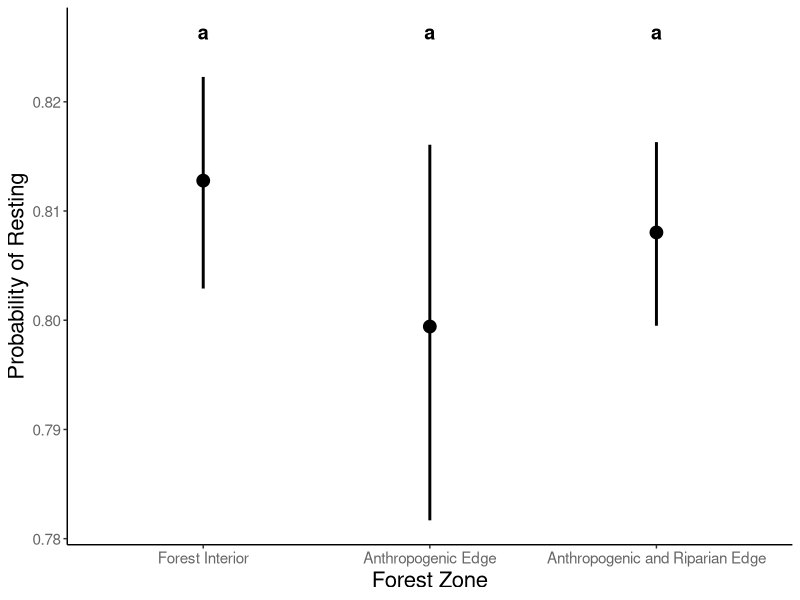
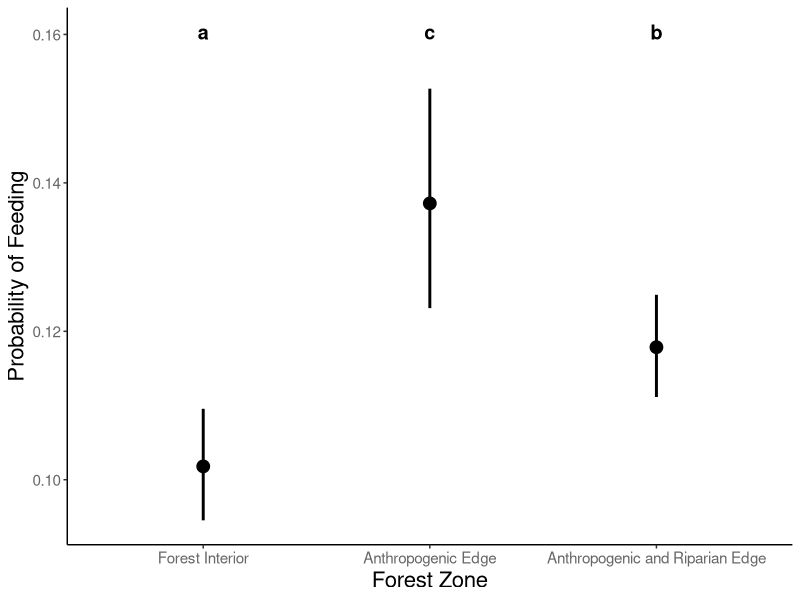
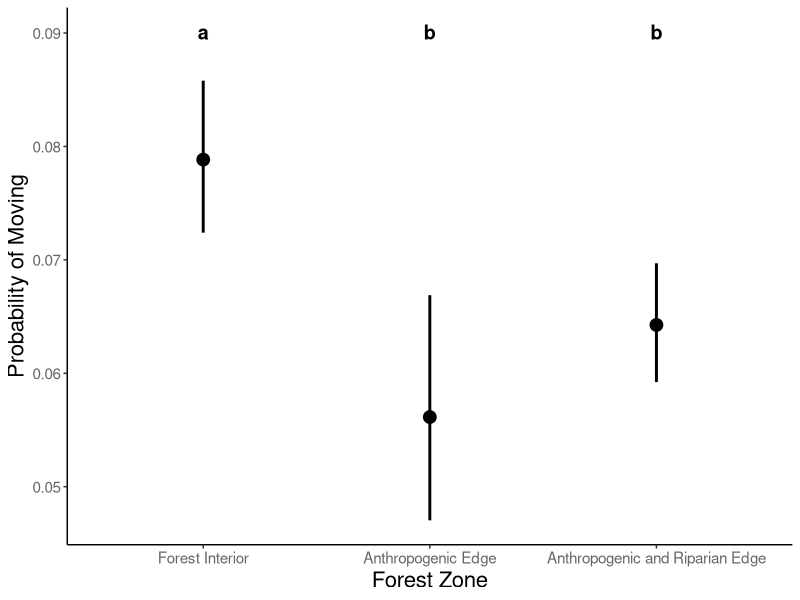
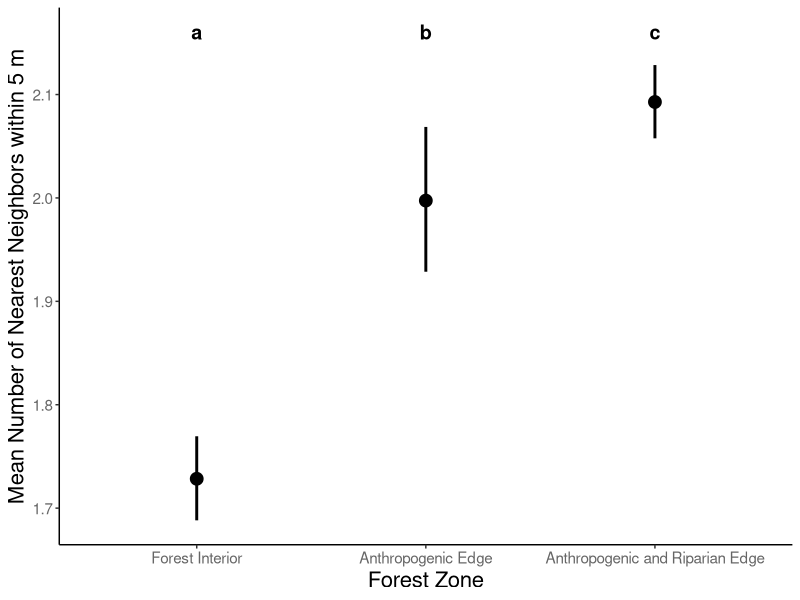
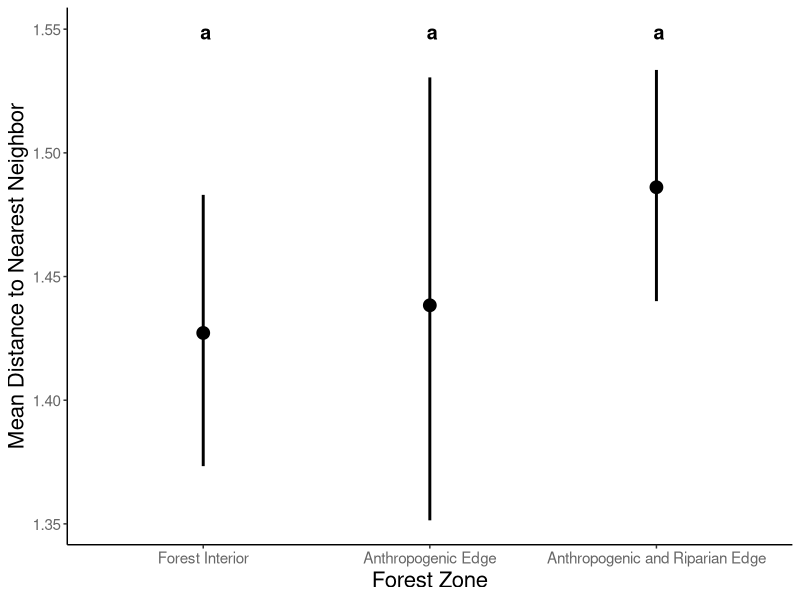

Recreate these plots in R, in order.
#### 3/29/2026
#### Kurt Riggin
#### GLMM fitting



# Load packages
library(tidyverse)
library(emmeans)
library(multcomp)
library(ggpubr)



# Load data 
la_selva_data <- read.csv("all_la_selva_data.csv")


# Model Fitting 
# Factor edge type
la_selva_data$edge_type <- factor(la_selva_data$edge_type)
la_selva_data$edge_type <- relevel(la_selva_data$edge_type, ref = "I")



# Resting GLM
resting_grouped <- la_selva_data %>% 
  group_by(id, edge_type) %>% 
  summarise(
    Rest_count = sum(Rest == 1, na.rm = T),
    notRest_count = sum(Rest == 0,  na.rm = T),
    .groups = "drop"
  )

# Full GLM
resting_glm <- glm(
  cbind(Rest_count, notRest_count) ~ edge_type,
  data = resting_grouped,
  family = binomial()
)

# Null GLM
resting_glm_null <- glm(
  cbind(Rest_count, notRest_count) ~ 1,
  data = resting_grouped,
  family = binomial()
)

# Likelihood ratio test (NOT SIGNIFICANT)
resting_lht <- anova(resting_glm_null, resting_glm, test = "Chisq")
resting_lht


resting_glm_est_ci <- emmeans(resting_glm, ~ edge_type, type = "response")
resting_glm_est_ci <- as.data.frame(resting_glm_est_ci)
resting_glm_est_ci$edge_type <- as.character(resting_glm_est_ci$edge_type)
resting_glm_est_ci$edge_type[resting_glm_est_ci$edge_type == "I"] <- "Forest Interior"
resting_glm_est_ci$edge_type[resting_glm_est_ci$edge_type == "A"] <- "Anthropogenic Edge"
resting_glm_est_ci$edge_type[resting_glm_est_ci$edge_type == "B"] <- "Anthropogenic and Riparian Edge"
resting_glm_est_ci$.group <- "a"
resting_glm_est_ci

resting_label_height <- max(resting_glm_est_ci$asymp.UCL) * 1.005


resting_glm_plot <- ggplot(resting_glm_est_ci, 
                           aes(x = factor(edge_type, levels = c("Forest Interior",
                                                                "Anthropogenic Edge",
                                                                "Anthropogenic and Riparian Edge")), 
                               y = prob)) + 
  geom_point(size = 4) +
  geom_errorbar(aes(ymin = asymp.LCL, 
                    ymax = asymp.UCL),
                width = 0, 
                linewidth = 1) +
  labs(
    x = "Forest Zone",
    y = "Probability of Resting",
  ) + 
  geom_text(aes(label = .group, y = resting_label_height), 
            size = 5, 
            fontface = "bold") +
  theme_classic() +
  theme(
    axis.title = element_text(size = 16), 
    axis.text = element_text(size = 11, color = "grey40"),
    legend.title = element_text(size = 14),
    legend.text = element_text(size = 12)
  )


resting_glm_plot

# ggsave(
#   plot = resting_glm_plot,
#   "resting_glm_plot.pdf",
#   width = 10,
#   height = 8,
#   dpi = 300
# )













# Feeding GLM
feeding_grouped <- la_selva_data %>% 
  group_by(id, edge_type) %>% 
  summarise(
    Feed_count = sum(Feed == 1, na.rm = T),
    notFeed_count = sum(Feed == 0, na.rm = T),
    .groups = "drop"
  )

feeding_glm <- glm(
  cbind(Feed_count, notFeed_count) ~ edge_type,
  data = feeding_grouped,
  family = binomial()
)


feeding_glm_null <- glm(
  cbind(Feed_count, notFeed_count) ~ 1,
  data = feeding_grouped,
  family = binomial()
)

# Likelihood ratio test (SIGNIFICANT)
feeding_lht <- anova(feeding_glm_null, feeding_glm, test = "Chisq")
feeding_lht

# Generalized linear hypothesis test
feeding_glht <- glht(feeding_glm, linfct = mcp(edge_type = "Tukey")) # Tukey for all pairwise comparisons
summary(feeding_glht, test = adjusted("none"))








feeding_glm_est_ci <- emmeans(feeding_glm, ~ edge_type, type = "response")
feeding_letters <- cld(feeding_glm_est_ci, Letters = letters, adjust = "none")
feeding_glm_est_ci <- as.data.frame(feeding_letters)
feeding_glm_est_ci$edge_type <- as.character(feeding_glm_est_ci$edge_type)
feeding_glm_est_ci$edge_type[feeding_glm_est_ci$edge_type == "I"] <- "Forest Interior"
feeding_glm_est_ci$edge_type[feeding_glm_est_ci$edge_type == "A"] <- "Anthropogenic Edge"
feeding_glm_est_ci$edge_type[feeding_glm_est_ci$edge_type == "B"] <- "Anthropogenic and Riparian Edge"
feeding_glm_est_ci$.group <- c("a","b","c")
feeding_glm_est_ci


feeding_label_height <- max(feeding_glm_est_ci$asymp.UCL) * 1.05



feeding_glm_plot <- ggplot(feeding_glm_est_ci, 
                           aes(x = factor(edge_type, levels = c("Forest Interior",
                                                                "Anthropogenic Edge",
                                                                "Anthropogenic and Riparian Edge")), 
                               y = prob)) + 
  geom_point(size = 4) +
  geom_errorbar(aes(ymin = asymp.LCL, 
                    ymax = asymp.UCL),
                width = 0, 
                linewidth = 1) +
  labs(
    x = "Forest Zone",
    y = "Probability of Feeding",
  ) + 
  geom_text(aes(label = .group, y = feeding_label_height), 
            size = 5, 
            fontface = "bold") +
  theme_classic() +
  theme(
    axis.title = element_text(size = 16), 
    axis.text = element_text(size = 11, color = "grey40"),
    legend.title = element_text(size = 14),
    legend.text = element_text(size = 12)
  )


feeding_glm_plot

# ggsave(
#   plot = feeding_glm_plot,
#   "feeding_glm_plot.pdf",
#   width = 10,
#   height = 8,
#   dpi = 300
# )








# Moving GLM
moving_grouped <- la_selva_data %>% 
  group_by(id, edge_type) %>% 
  summarise(
    Move_count = sum(Move == 1, na.rm = T),
    notMove_count = sum(Move == 0, na.rm = T),
    .groups = "drop"
  )

moving_glm <- glm(
  cbind(Move_count, notMove_count) ~ edge_type,
  data = moving_grouped,
  family = binomial()
)

moving_glm_null <- glm(
  cbind(Move_count, notMove_count) ~ 1,
  data = moving_grouped,
  family = binomial()
)

# Likelihood ratio test 
moving_lht <- anova(moving_glm_null, moving_glm, test = "Chisq")
moving_lht

# Generalized linear hypothesis test
moving_glht <- glht(moving_glm, linfct = mcp(edge_type = "Tukey")) # Tukey for all pairwise comparisons
summary(moving_glht, test = adjusted("none"))



moving_glm_est_ci <- emmeans(moving_glm, ~ edge_type, type = "response")
moving_letters <- cld(moving_glm_est_ci, Letters = letters, adjust = "none")
moving_glm_est_ci <- as.data.frame(moving_letters)
moving_glm_est_ci$edge_type <- as.character(moving_glm_est_ci$edge_type)
moving_glm_est_ci$edge_type[moving_glm_est_ci$edge_type == "I"] <- "Forest Interior"
moving_glm_est_ci$edge_type[moving_glm_est_ci$edge_type == "A"] <- "Anthropogenic Edge"
moving_glm_est_ci$edge_type[moving_glm_est_ci$edge_type == "B"] <- "Anthropogenic and Riparian Edge"
moving_glm_est_ci$.group <- c("b", "b", "a")
moving_glm_est_ci


moving_label_height <- max(moving_glm_est_ci$asymp.UCL) * 1.05


moving_glm_plot <- ggplot(moving_glm_est_ci, 
                          aes(x = factor(edge_type, levels = c("Forest Interior",
                                                               "Anthropogenic Edge",
                                                               "Anthropogenic and Riparian Edge")), 
                              y = prob)) + 
  geom_point(size = 4) +
  geom_errorbar(aes(ymin = asymp.LCL, 
                    ymax = asymp.UCL),
                width = 0, 
                linewidth = 1) +
  labs(
    x = "Forest Zone",
    y = "Probability of Moving",
  ) + 
  geom_text(aes(label = .group, y = moving_label_height), 
            size = 5, 
            fontface = "bold") +
  theme_classic() +
  theme(
    axis.title = element_text(size = 16), 
    axis.text = element_text(size = 11, color = "grey40"),
    legend.title = element_text(size = 14),
    legend.text = element_text(size = 12)
  )


moving_glm_plot

# ggsave(
#   plot = moving_glm_plot,
#   "moving_glm_plot.pdf",
#   width = 10,
#   height = 8,
#   dpi = 300
# )











# Num NN GLM

num_NN_glm <- glm(
  num_NN ~ edge_type,
  data = la_selva_data,
  family = poisson(link = "log")
)

num_NN_glm_null <- glm(
  num_NN ~ 1,
  data = la_selva_data,
  family = poisson(link = "log")
)


# Likelihood ratio test (Significant)
num_NN_lht <- anova(num_NN_glm_null, num_NN_glm, test = "Chisq")
num_NN_lht

num_NN_glht <- glht(num_NN_glm, linfct = mcp(edge_type = "Tukey"))
summary(num_NN_glht, test = adjusted("none"))


num_NN_glm_est_ci <- emmeans(num_NN_glm, ~ edge_type, type = "response")
num_NN_letters <- cld(num_NN_glm_est_ci, Letters = letters, adjust = "none")
print(num_NN_letters)


num_NN_glm_est_ci <- as.data.frame(num_NN_letters)
num_NN_glm_est_ci$edge_type <- as.character(num_NN_glm_est_ci$edge_type)
num_NN_glm_est_ci$edge_type[num_NN_glm_est_ci$edge_type == "I"] <- "Forest Interior"
num_NN_glm_est_ci$edge_type[num_NN_glm_est_ci$edge_type == "A"] <- "Anthropogenic Edge"
num_NN_glm_est_ci$edge_type[num_NN_glm_est_ci$edge_type == "B"] <- "Anthropogenic and Riparian Edge"
num_NN_glm_est_ci$.group <- c("a","b","c")
num_NN_glm_est_ci

num_NN_label_height <- max(num_NN_glm_est_ci$asymp.UCL) * 1.015


num_NN_glm_plot <- ggplot(num_NN_glm_est_ci, 
                          aes(x = factor(edge_type, levels = c("Forest Interior",
                                                               "Anthropogenic Edge",
                                                               "Anthropogenic and Riparian Edge")), 
                              y = rate)) + 
  geom_point(size = 4) +
  geom_errorbar(aes(ymin = asymp.LCL, 
                    ymax = asymp.UCL),
                width = 0, 
                linewidth = 1) +
  labs(
    x = "Forest Zone",
    y = "Mean Number of Nearest Neighbors within 5 m",
  ) + 
  geom_text(aes(label = .group, y = num_NN_label_height), 
            size = 5, 
            fontface = "bold") +
  theme_classic() +
  theme(
    axis.title = element_text(size = 16), 
    axis.text = element_text(size = 11, color = "grey40"),
    legend.title = element_text(size = 14),
    legend.text = element_text(size = 12)
  )


num_NN_glm_plot

# ggsave(
#   plot = num_NN_glm_plot,
#   "num_NN_glm_plot.pdf",
#   width = 10,
#   height = 8,
#   dpi = 300
# )





# Dist NN GLM
la_selva_data <- la_selva_data %>%
  mutate(log_dist_NN = log(dist_NN + 0.1))


dist_NN_glm <- glm(
  log_dist_NN ~ edge_type,
  data = la_selva_data,
  family = gaussian()
)

dist_NN_glm_null <- glm(
  log_dist_NN ~ 1,
  data = la_selva_data,
  family = gaussian()
)

# Likelihood ratio test (Significant)
dist_NN_lht <- anova(dist_NN_glm_null, dist_NN_glm, test = "Chisq")
dist_NN_lht

dist_NN_glht <- glht(dist_NN_glm, linfct = mcp(edge_type = "Tukey"))
summary(dist_NN_glht, test = adjusted("none"))


dist_est <- emmeans(dist_NN_glm, ~ edge_type)
dist_NN_letters <- cld(dist_est, Letters = letters, adjust = "none")
print(dist_NN_letters)

dist_est <- as.data.frame(dist_NN_letters)

dist_est$mean_dist <- exp(dist_est$emmean) - 0.1
dist_est$lower <- exp(dist_est$lower.CL) - 0.1
dist_est$upper <- exp(dist_est$upper.CL) - 0.1

dist_est$edge_type <- as.character(dist_est$edge_type)
dist_est$edge_type[dist_est$edge_type == "I"] <- "Forest Interior"
dist_est$edge_type[dist_est$edge_type == "A"] <- "Anthropogenic Edge"
dist_est$edge_type[dist_est$edge_type == "B"] <- "Anthropogenic and Riparian Edge"
dist_est

dist_NN_label_height <- max(dist_est$upper) * 1.01


dist_NN_glm_plot <- ggplot(
  dist_est,
  aes(
    x = factor(edge_type, levels = c(
      "Forest Interior",
      "Anthropogenic Edge",
      "Anthropogenic and Riparian Edge"
    )),
    y = mean_dist
  )
) +
  geom_point(size = 4) +
  geom_errorbar(aes(ymin = lower, ymax = upper),
                width = 0,
                linewidth = 1) +
  geom_text(aes(label = .group, y = dist_NN_label_height), 
            size = 5, 
            fontface = "bold") +
  labs(
    x = "Forest Zone",
    y = "Mean Distance to Nearest Neighbor"
  ) +
  theme_classic() +
  theme(
    axis.title = element_text(size = 16),
    axis.text = element_text(size = 11, color = "grey40"),
    legend.title = element_text(size = 14),
    legend.text = element_text(size = 12)
  )

dist_NN_glm_plot


# ggsave(
#   plot = dist_NN_glm_plot,
#   "dist_NN_glm_plot.pdf",
#   width = 10,
#   height = 8,
#   dpi = 300
# )




# Final plots:

behavior_glm_plots <- ggarrange(resting_glm_plot,
                           feeding_glm_plot,
                           moving_glm_plot,
                             ncol = 2, nrow = 2,
                             labels   = c("a", "b", "c"),        # panel letters
                             label.x  = 0.01,                               # a little inset from left
                             label.y  = 0.98,                               # near the top
                             hjust    = 0,                                  # left aligned
                             vjust    = 1,                                  # top aligned
                             font.label = list(size = 20, face = "bold"))


ggexport(behavior_glm_plots, filename = "behavior_glm_plots.pdf", height = 12, width = 15.5)



cohesion_glm_plots <- ggarrange(num_NN_glm_plot,
                                dist_NN_glm_plot,
                                ncol = 2, nrow = 1,
                                labels   = c("a", "b"),        # panel letters
                                label.x  = 0.01,                               # a little inset from left
                                label.y  = 0.98,                               # near the top
                                hjust    = 0,                                  # left aligned
                                vjust    = 1,                                  # top aligned
                                font.label = list(size = 20, face = "bold"))


ggexport(cohesion_glm_plots, filename = "cohesion_glm_plots.pdf", height = 6, width = 15.5)
